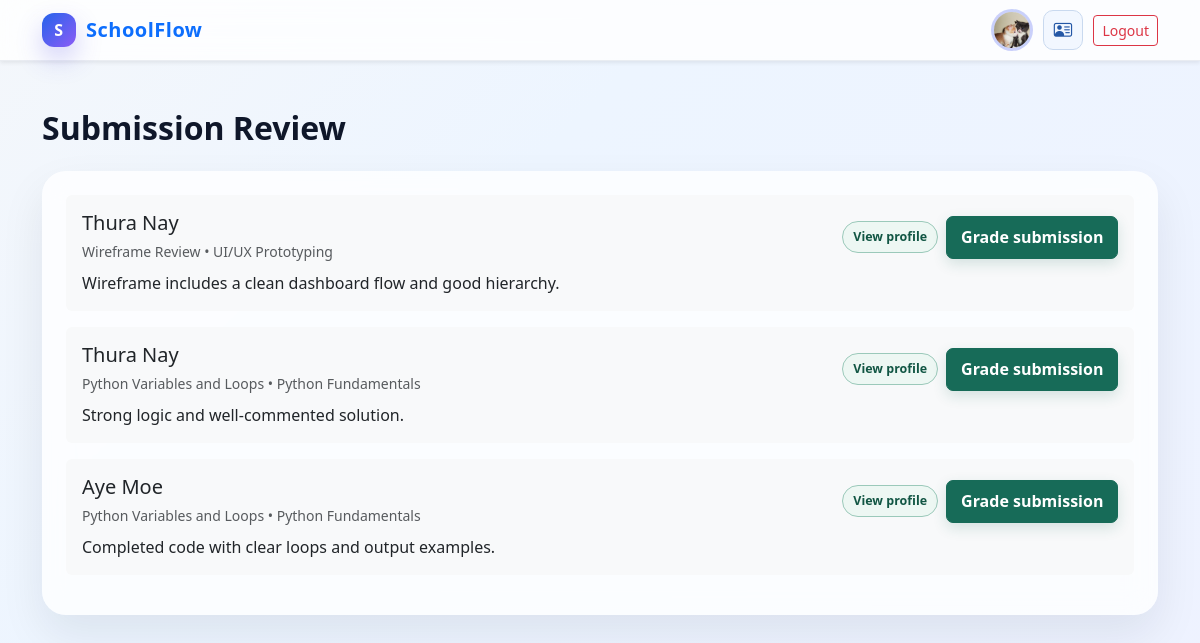
Screenshot of /submission/review/ (signed in) with the database file from the repository.
### portal/models.py (models this page shows, shortened)
class User(AbstractUser):
    is_teacher = models.BooleanField(default=False)
    is_student = models.BooleanField(default=False)
    phone = models.CharField(max_length=20, blank=True, null=True)
    address = models.TextField(blank=True, null=True)
    profile_image = models.ImageField(upload_to='profiles/', blank=True, null=True)
    class Meta:
        permissions = [
            ("can_access_teacher_dashboard", "Can access teacher dashboard"),
            ("can_access_student_dashboard", "Can access student dashboard"),
        ]

class Submission(models.Model):
    student = models.ForeignKey(
        settings.AUTH_USER_MODEL,
        on_delete=models.CASCADE,
        related_name="submissions",
        limit_choices_to={"is_student": True},
    )
    assignment = models.ForeignKey(
        Assignment,
        on_delete=models.CASCADE,
        related_name="submissions",
    )
    content = models.TextField()
    grade = models.PositiveIntegerField(null=True, blank=True)
    submitted_at = models.DateTimeField(default=timezone.now)
    feedback = models.TextField(blank=True, null=True)
    class Meta:
        unique_together = ("student", "assignment")
        permissions = [
            ("can_submit_assignments", "Can submit assignments"),
            ("can_review_submissions", "Can review submissions"),
        ]

class Assignment(models.Model):
    title = models.CharField(max_length=200)
    description = models.TextField()
    due_date = models.DateTimeField()
    course = models.ForeignKey(
        Course,
        on_delete=models.CASCADE,
        related_name="assignments",
    )
    created_by = models.ForeignKey(
        settings.AUTH_USER_MODEL,
        on_delete=models.CASCADE,
        related_name="created_assignments",
        limit_choices_to={"is_teacher": True},
    )
    created_at = models.DateTimeField(auto_now_add=True)
    class Meta:
        permissions = [
            ("can_create_assignments", "Can create assignments"),
            ("can_grade_assignments", "Can grade assignments"),
        ]

class Course(models.Model):
    title = models.CharField(max_length=200)
    description = models.TextField(blank=True)
    created_by = models.ForeignKey(
        settings.AUTH_USER_MODEL,
        on_delete=models.CASCADE,
        related_name="created_courses",
        limit_choices_to={"is_teacher": True},
    )
    students = models.ManyToManyField(
        settings.AUTH_USER_MODEL,
        related_name="enrolled_courses",
        blank=True,
        limit_choices_to={"is_student": True},
    )
    created_at = models.DateTimeField(auto_now_add=True)
    updated_at = models.DateTimeField(auto_now=True)
    class Meta:
        permissions = [
            ("can_manage_courses", "Can manage courses"),
            ("can_assign_students", "Can assign students to courses"),
        ]

### portal/views/submission_views.py (the view)
# urls.py: path('submission/review/', review_submissions, name='review_submissions'),
@login_required
@permission_required('portal.can_review_submissions', raise_exception=True)
def review_submissions(request):
    submissions = Submission.objects.filter(
        assignment__course__created_by=request.user
    ).select_related('student', 'assignment__course').order_by('-submitted_at')
    return render(request, 'submission_review.html', {'submissions': submissions})

### templates/submission_review.html (shortened to what this page needs)
{% extends 'base.html' %}
{% block content %}
<div class="container py-5">
  <h2 class="fw-bold mb-4">Submission Review</h2>
  <div class="card glass-card border-0 p-4">
    {% if submissions %}
      {% for submission in submissions %}
        <div class="card bg-light border-0 p-3 mb-3">
          <div class="d-flex justify-content-between align-items-center mb-2">
            <div>
              <h5 class="mb-1">{{ submission.student.get_full_name|default:submission.student.username }}</h5>
              <small class="text-muted">{{ submission.assignment.title }} • {{ submission.assignment.course.title }}</small>
            </div>
            <div class="d-flex align-items-center gap-2 flex-wrap justify-content-end">
              <a href="{% url 'teacher_student_profile' submission.student.pk %}" class="btn-profile-link">View profile</a>
              <a href="{% url 'grade_submission' submission.pk %}" class="btn btn-task">Grade submission</a>
            </div>
          </div>
          <p class="mb-0">{{ submission.content|truncatechars:200 }}</p>
        </div>
      {% endfor %}
    {% else %}
      <p class="text-muted mb-0">No submissions have been received yet.</p>
    {% endif %}
  </div>
</div>
{% endblock %}

### templates/base.html (shortened to what this page needs)
{% load static %}
<!DOCTYPE html>
<html lang="en">
  <head>
    <link href="https://cdn.jsdelivr.net/npm/bootstrap@5.3.3/dist/css/bootstrap.min.css" rel="stylesheet" />
    <link href="https://cdn.jsdelivr.net/npm/bootstrap-icons@1.11.3/font/bootstrap-icons.min.css" rel="stylesheet" />
    <link rel="stylesheet" href="https://cdnjs.cloudflare.com/ajax/libs/animate.css/4.1.1/animate.min.css" />
  </head>
  <body>
    <nav class="navbar navbar-expand-lg navbar-light bg-white shadow-sm sticky-top">
      <div class="container navbar-shell">
        <a class="navbar-brand text-primary" href="{% url 'home' %}">
          <span class="brand-mark">S</span>
          SchoolFlow
        </a>
        <div class="collapse navbar-collapse justify-content-end" id="navbarUserMenu">
          <div class="navbar-user-actions">
            {% if user.is_authenticated %}
              <div class="navbar-user-summary">
                {% if user.profile_image %}
                  <img src="{{ user.profile_image.url }}" class="placeholder-avatar" alt="" />
                {% else %}
                  <img src="{% static 'schoolflow-logo.svg' %}" class="placeholder-avatar" alt="" />
                {% endif %}
              </div>
              {% if user.is_teacher or user.is_student %}
                <a class="navbar-account-button" href="{% url 'account_profile' %}" aria-label="Account details" title="Account details">
                  <i class="bi bi-person-vcard" aria-hidden="true"></i>
                </a>
              {% endif %}
              <form method="post" action="{% url 'logout' %}" class="d-inline">
                <button type="submit" class="btn btn-outline-danger btn-sm">Logout</button>
              </form>
            {% else %}
              <a class="btn btn-primary btn-sm" href="{% url 'login' %}">Login</a>
            {% endif %}
          </div>
        </div>
      </div>
    </nav>
    {% block content %}{% endblock %}
  </body>
</html>

### templates/base.html (style rules this page uses)
:root { --primary: #2563eb; --primary-2: #4f46e5; --success: #10b981; --warning: #f59e0b; --dark: #0f172a; --muted: #64748b; --panel: rgba(255, 255, 255, 0.78); }
body { background: linear-gradient(135deg, #f4f7fb 0%, #edf5ff 35%, #eef2ff 100%); min-height: 100vh; color: var(--dark); }
.glass-card { background: var(--panel); backdrop-filter: blur(14px); border: 1px solid rgba(148, 163, 184, 0.22); box-shadow: 0 20px 45px rgba(15, 23, 42, 0.08); border-radius: 24px; }
.brand-mark { display: inline-flex; align-items: center; justify-content: center; width: 34px; height: 34px; border-radius: 12px; background: linear-gradient(135deg, var(--primary), #8b5cf6); color: white; font-weight: 800; font-size: 1rem; margin-right: 10px; box-shadow: 0 12px 26px rgba(79, 70, 229, 0.25); }
.navbar { background: rgba(255, 255, 255, 0.8) !important; backdrop-filter: blur(14px); border-bottom: 1px solid rgba(148, 163, 184, 0.18); }
.navbar-brand { display: inline-flex; align-items: center; flex: 0 0 auto; font-weight: 800; letter-spacing: 0.5px; }
.navbar-shell { gap: 0.75rem; flex-wrap: wrap; }
.navbar-user-actions { display: flex; align-items: center; justify-content: flex-end; gap: 0.65rem; margin-left: auto; min-width: 0; }
.navbar-user-summary { display: inline-flex; align-items: center; gap: 0.55rem; min-width: 0; color: var(--muted); }
.navbar-account-button { display: inline-grid; place-items: center; width: 40px; height: 40px; flex: 0 0 40px; border: 1px solid #c9d9ef; border-radius: 10px; background: #f2f7ff; color: #2457a6; font-size: 1.15rem; text-decoration: none; transition: background 180ms ease, border-color 180ms ease, transform 180ms ease; }
.btn-task { min-height: 40px; padding: 0.55rem 0.85rem; border: 1px solid #176b58; border-radius: 7px; background: #176b58; color: #fff; font-weight: 700; text-decoration: none; box-shadow: 0 5px 14px rgba(23, 107, 88, 0.16); transition: transform 180ms ease, box-shadow 180ms ease, background 180ms ease; }
.btn-profile-link { display: inline-flex; align-items: center; gap: 0.35rem; padding: 0.35rem 0.65rem; border: 1px solid #9bc9ba; border-radius: 999px; background: #edf7f3; color: #125644; font-size: 0.78rem; font-weight: 750; text-decoration: none; white-space: nowrap; transition: background 180ms ease, border-color 180ms ease, transform 180ms ease; }
.placeholder-avatar { width: 42px; height: 42px; flex: 0 0 42px; object-fit: cover; border-radius: 50%; border: 3px solid rgba(79, 70, 229, 0.15); background: linear-gradient(135deg, #e0e7ff, #dbeafe); }

### rows the page displays
User: profile_image (picture)
Submission: student.get_full_name "Thura Nay", assignment "Wireframe Review", assignment.course "UI/UX Prototyping", content "Wireframe includes a clean dashboard flow and good hierarchy."
Submission: student.get_full_name "Thura Nay", assignment "Python Variables and Loops", assignment.course "Python Fundamentals", content "Strong logic and well-commented solution."
Submission: student.get_full_name "Aye Moe", assignment "Python Variables and Loops", assignment.course "Python Fundamentals", content "Completed code with clear loops and output examples."
